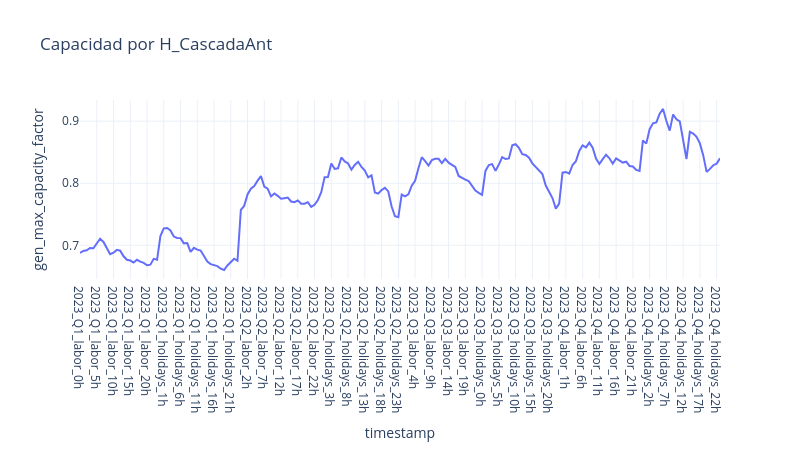

This figure's notebook cell:
### Code cell
import plotly.express as px
import pandas as pd
plot_hydro_cap = hydro_variable_capacity[hydro_variable_capacity['GENERATION_PROJECT'] == 'H_CascadaAnt']
plot_hydro_cap = plot_hydro_cap[plot_hydro_cap['timepoint_id'] <= 192].sort_values(by='timepoint_id')

plot_hydro_cap = pd.merge(
    plot_hydro_cap, timepoints,
    on='timepoint_id', how="inner")
fig = px.line(
    plot_hydro_cap, 
    x='timestamp', y='gen_max_capacity_factor', title='Capacidad por H_CascadaAnt',
    height=9*50, width=16*50,
    template="plotly_white"
)
fig.show()

### Figure 1 — Plotly figure (JSON) as saved in the notebook; plotly's stock layout.template omitted (floating-point values rounded to 4 significant figures; data arrays with more than 128 entries replaced by an {"elided": "..."} marker saying what was removed)
{"data": [{"hovertemplate": "timestamp=%{x}<br>gen_max_capacity_factor=%{y}<extra></extra>", "legendgroup": "", "line": {"color": "#636efa", "dash": "solid"}, "marker": {"symbol": "circle"}, "mode": "lines", "name": "", "orientation": "v", "showlegend": false, "type": "scatter", "x": {"elided": "192 str values"}, "xaxis": "x", "y": {"elided": "192 float values"}, "yaxis": "y"}], "layout": {"height": 450, "legend": {"tracegroupgap": 0}, "title": {"text": "Capacidad por H_CascadaAnt"}, "width": 800, "xaxis": {"anchor": "y", "domain": [0, 1], "title": {"text": "timestamp"}}, "yaxis": {"anchor": "x", "domain": [0, 1], "title": {"text": "gen_max_capacity_factor"}}}}
